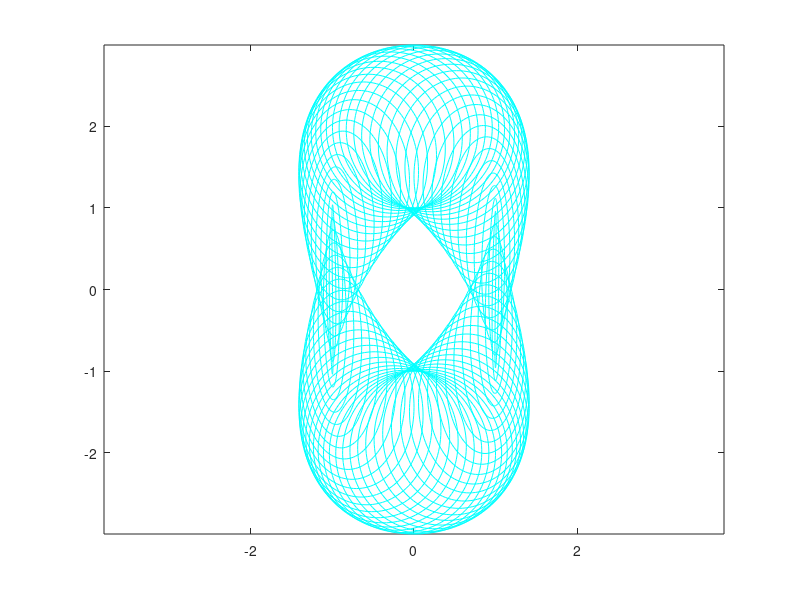

Recreate this plot in MATLAB.
%%Homework 1 #1.b
%plot a beautiful curve
clear;

%interval
i_start = 0;
i_end = 2 * pi;
samples = 10000;
interval = linspace(i_start, i_end, samples);

%parametric functions
x_func = @(val) cos(val) - cos(80 * val) * sin(val);
y_func = @(val) 2 * sin(val) - sin(80 * val);

%plot string
plot_string = 'c-';

%plot the graph
x = arrayfun(x_func, interval);    
y = arrayfun(y_func, interval);

plot(x, y, plot_string);
axis equal;




